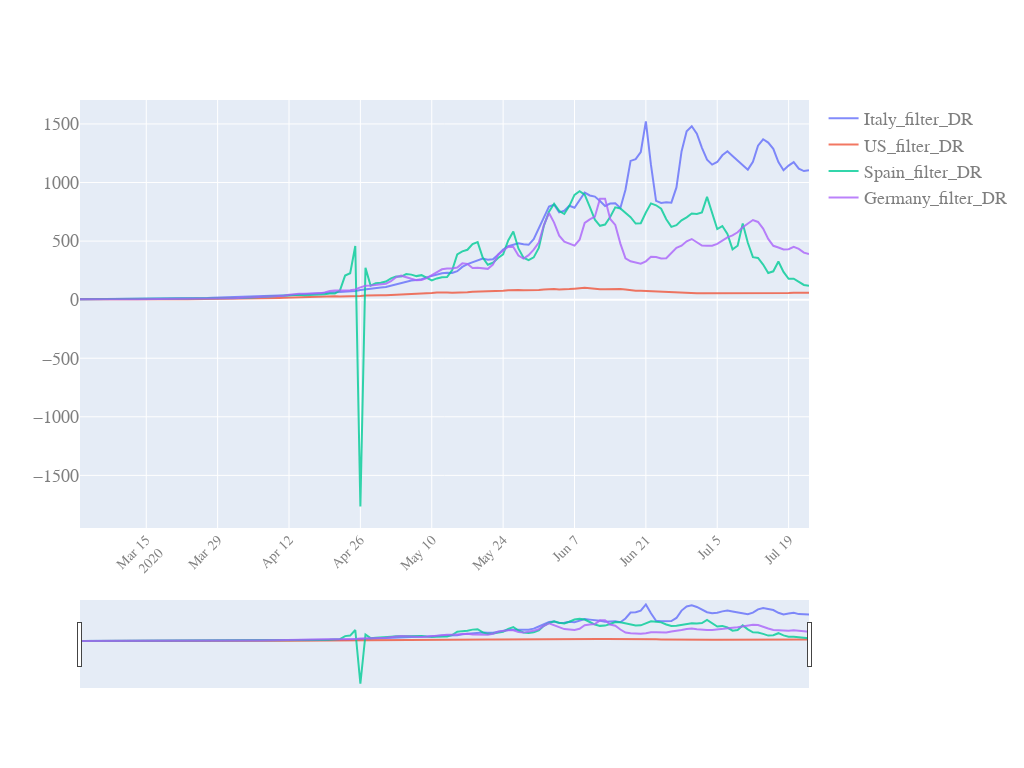

Notebook cell for this chart:
### Code cell
start_pos=40
quick_plot(df_analyse.date[start_pos:],
           df_analyse.iloc[start_pos:,[16,17,18,19]], #17,18,19   # US comparison 12,17
           y_scale='linear',
           slider=True)

### Figure 1 — Plotly figure (JSON) as saved in the notebook; plotly's stock layout.template omitted (floating-point values rounded to 4 significant figures; data arrays with more than 128 entries replaced by an {"elided": "..."} marker saying what was removed)
{"data": [{"name": "Italy_filter_DR", "opacity": 0.8, "type": "scatter", "x": {"elided": "144 str values"}, "y": {"elided": "144 float values"}}, {"name": "US_filter_DR", "opacity": 0.8, "type": "scatter", "x": {"elided": "144 str values"}, "y": {"elided": "144 float values"}}, {"name": "Spain_filter_DR", "opacity": 0.8, "type": "scatter", "x": {"elided": "144 str values"}, "y": {"elided": "144 float values"}}, {"name": "Germany_filter_DR", "opacity": 0.8, "type": "scatter", "x": {"elided": "144 str values"}, "y": {"elided": "144 float values"}}], "layout": {"autosize": true, "font": {"color": "#7f7f7f", "family": "PT Sans, monospace", "size": 18}, "height": 768, "width": 1024, "xaxis": {"nticks": 20, "rangeslider": {"visible": true}, "tickangle": -45, "tickfont": {"color": "#7f7f7f", "size": 14}}, "yaxis": {"type": "linear"}}}
